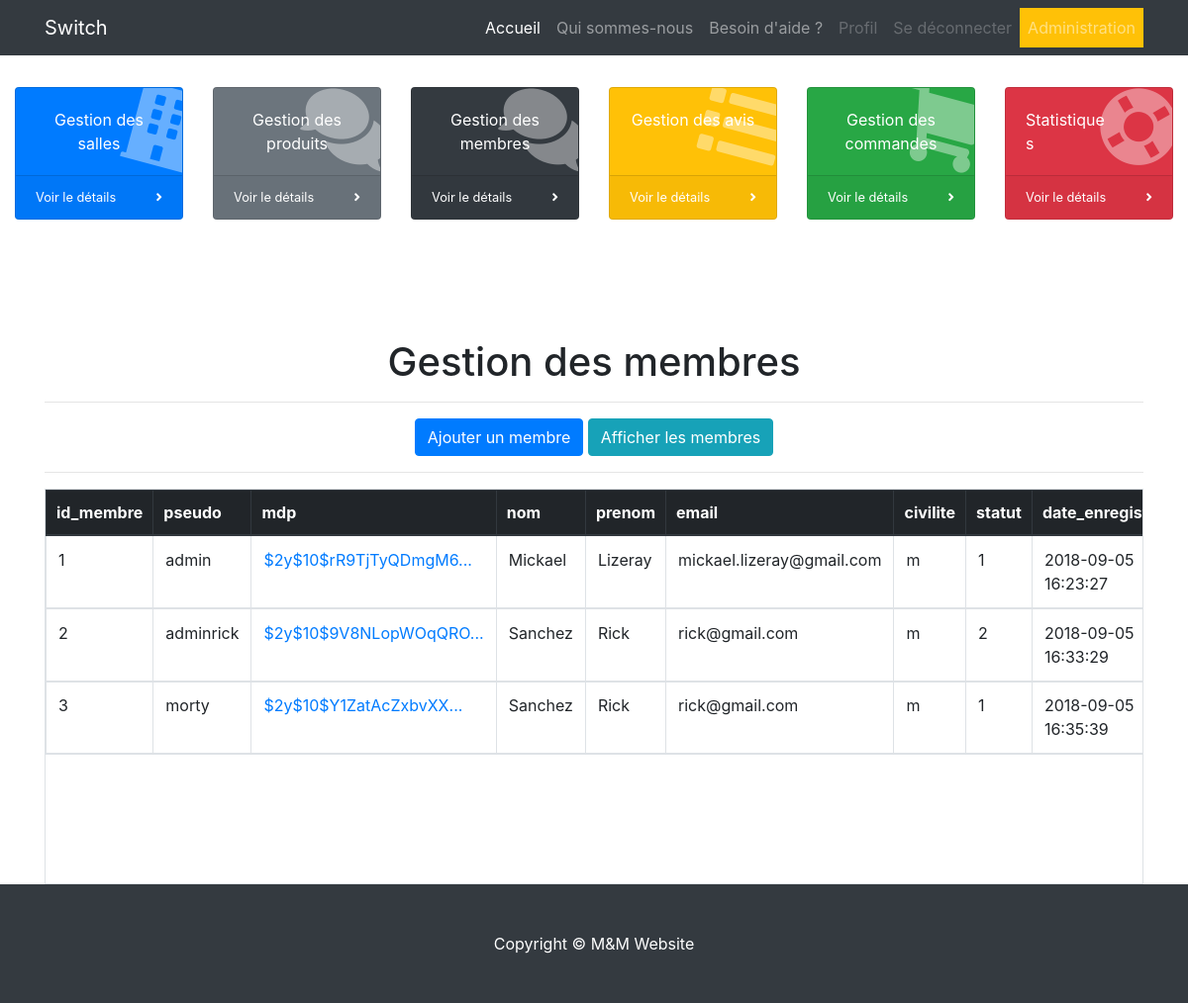
/admin/gestion_membres.php (signed in), run on the app's committed database.
### tables this page shows
CREATE TABLE IF NOT EXISTS `membre` (
  `id_membre` int(3) NOT NULL AUTO_INCREMENT,
  `pseudo` varchar(20) NOT NULL,
  `mdp` varchar(255) NOT NULL,
  `nom` varchar(20) NOT NULL,
  `prenom` varchar(20) NOT NULL,
  `email` varchar(50) NOT NULL,
  `civilite` enum('m','f') NOT NULL,
  `statut` int(1) NOT NULL,
  `date_enregistrement` datetime NOT NULL,
  PRIMARY KEY (`id_membre`)
);

### admin/gestion_membres.php (the view, shortened to what this page needs)
<?php
  require_once('../inc/init.inc.php');
  require_once('../inc/header.inc.php');
  require_once('../inc/nav.inc.php');
  require_once('../inc/menu_admin.inc.php');
?>
    <main role="main" class="container">
      <div class="starter-template text-center mt-4">
        <h1>Gestion des membres</h1>
        <hr>
        <a href="?action=ajouter" class="btn btn-primary">Ajouter un membre</a>
        <a href="?action=afficher" class="btn btn-info">Afficher les membres</a>
         <hr>
      </div>
      <?php
              $listemembre = $pdo->query("SELECT * FROM membre");
              echo '<div class="table-responsive table-bordered">';
              echo '<table class="table table-bordered">';
              echo '<thead class="thead-dark">';
              echo '<tr>';
              $nbColonnes = $listemembre->columnCount();
              for($i = 0; $i<$nbColonnes;$i++) {
                $colonne = $listemembre->getColumnMeta($i);
                echo '<th style="padding:10px">' .$colonne['name'] . '</th>';
              }
              echo '</tr>';
              while($membre = $listemembre->fetch(PDO::FETCH_ASSOC)) {
                echo'<tr>';
                foreach ($membre AS $indice => $valeur) {
                  if($indice == 'photo') {
                      echo'<td><img src="' . URL . $valeur . '" alt="membre" width="140"></td>';
                  } elseif ($indice == 'mdp') {
                      echo'<td><a href="" title="' . $valeur . '">' . substr($valeur, 0, 20) . '...</a></td>';
                  } else {
                      echo '<td>' . $valeur . '</td>';
                  }
                }
                echo '<tr>';
              }
              echo '</thead>';
              echo '</table>';
              echo '</div>';
        ?>
    </main>
<?php
  require_once('../inc/footer.inc.php');

### assets/css/style.css (style rules this page uses)
.table-responsive { height: 400px; }
@media (min-width: 992px) { body { padding-top: 56px; } }

### assets/css/sb-admin.css (style rules this page uses)
html { position: relative; min-height: 100%; }
body { height: 100%; }
:root { --input-padding-x: 0.75rem; --input-padding-y: 0.75rem; }

### data on the page
membre: id_membre "1", pseudo "admin", mdp "$2y$10$rR9TjTyQDmgM6", nom "Mickael", prenom "Lizeray", email "mickael.lizeray@gmail.com", civilite "m", statut "1", date_enregistrement "2018-09-05 16:23:27"
membre: id_membre "2", pseudo "adminrick", mdp "$2y$10$9V8NLopWOqQRO", nom "Sanchez", prenom "Rick", email "rick@gmail.com", civilite "m", statut "2", date_enregistrement "2018-09-05 16:33:29"
membre: id_membre "3", pseudo "morty", mdp "$2y$10$Y1ZatAcZxbvXX", nom "Sanchez", prenom "Rick", email "rick@gmail.com", civilite "m", statut "1", date_enregistrement "2018-09-05 16:35:39"

### other printed values
$colonne['name'] "id_membre"
$colonne['name'] "pseudo"
$colonne['name'] "mdp"
$colonne['name'] "nom"
$colonne['name'] "prenom"
$colonne['name'] "email"
$colonne['name'] "civilite"
$colonne['name'] "statut"
